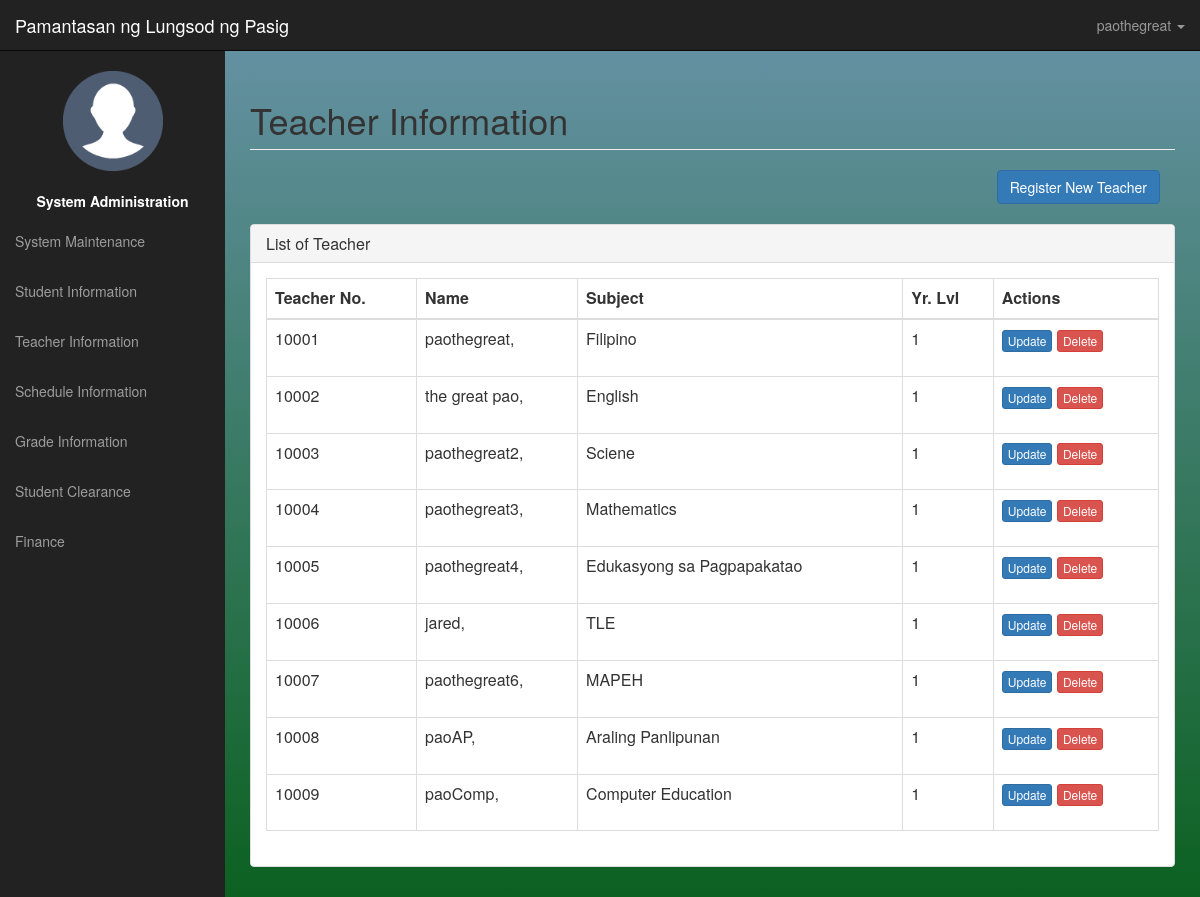
The app's page /admin-panel/teacher.php (signed in), older data.
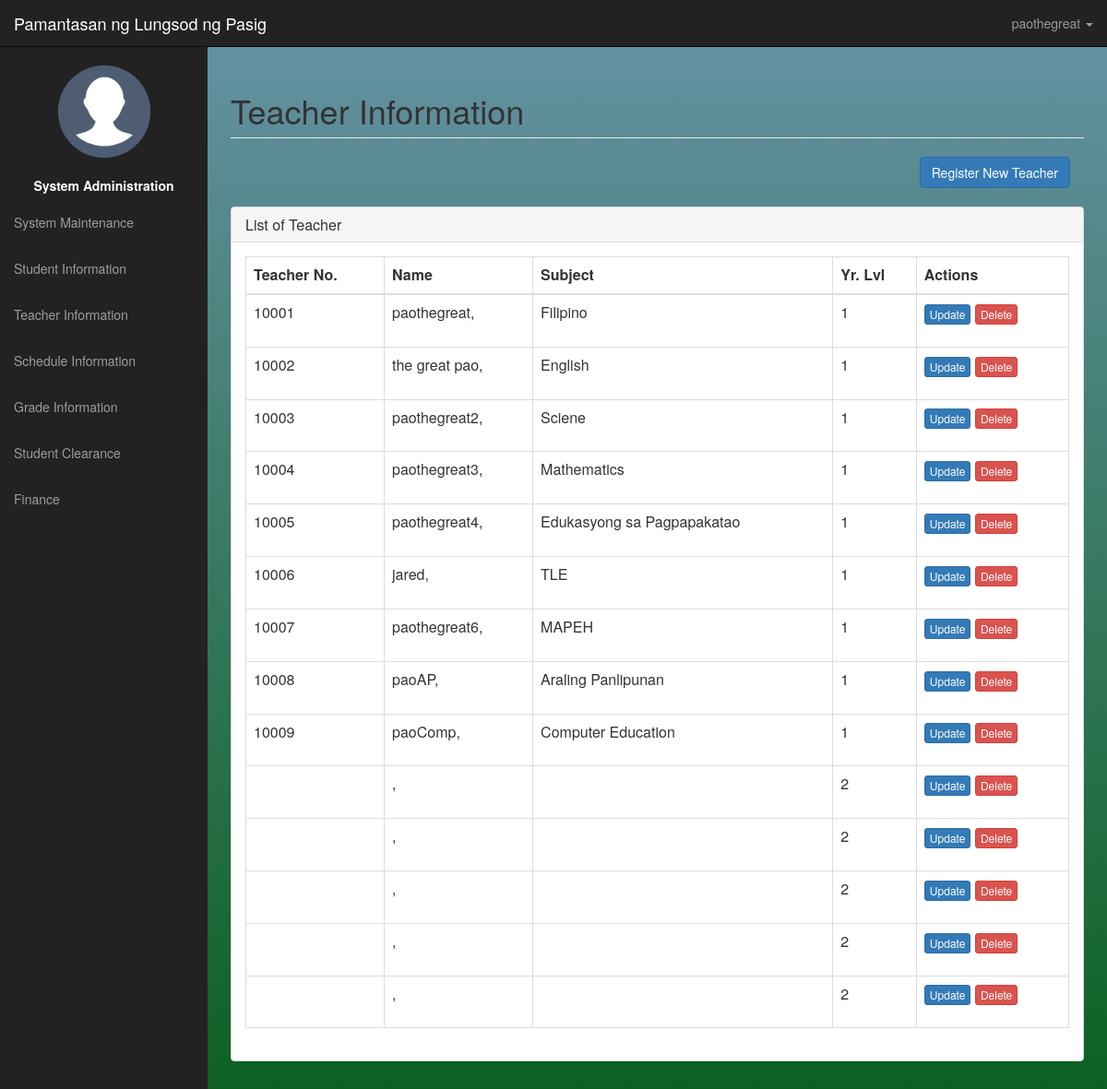
The same page, newer data.
### tables this page shows
CREATE TABLE `information` (
  `InformationKey` int(11) NOT NULL,
  `SchoolName` varchar(255) NOT NULL,
  `SchoolLogo` varchar(250) NOT NULL,
  `SchoolMission` varchar(500) NOT NULL,
  `SchoolVision` varchar(500) NOT NULL,
  `SchoolHymn` varchar(500) NOT NULL
);

CREATE TABLE `stg_teacher` (
  `TeacherKey` int(11) NOT NULL,
  `TeacherNo` varchar(8) NOT NULL,
  `LastName` varchar(100) NOT NULL,
  `FirstName` varchar(100) NOT NULL,
  `MiddleName` varchar(100) NOT NULL DEFAULT '',
  `Address` varchar(255) NOT NULL,
  `ContactNo` varchar(13) DEFAULT NULL,
  `DOB` date NOT NULL,
  `YearLevelKey` int(11) NOT NULL,
  `SubjectKey` int(5) NOT NULL,
  `SubjectDescKey` int(11) NOT NULL,
  `CivilStatusKey` int(11) NOT NULL,
  `username` varchar(100) NOT NULL,
  `password` varchar(100) NOT NULL
);

CREATE TABLE `stg_subjectdesc` (
  `SubjectDescKey` int(11) NOT NULL,
  `SubjectCode` varchar(50) NOT NULL,
  `SubjectDescription` varchar(50) NOT NULL,
  `SubjectKey` varchar(50) NOT NULL
);

### admin-panel/scripts/script-complete.php (called while the page is built, shortened)
<?php
function exexSQLget($sql){
	include("config.php");
	$result = mysqli_query($conn,$sql)or die(mysqli_error($conn));
	if(mysqli_num_rows($result)>0){
		return $result;
	}
}
?>

### admin-panel/teacher.php (the view)
<div id="wrapper">
<?php
	include("ui-navigation.php");
	include("DatatableLib.php");
?>
<div id="page-wrapper">
	<div class="container-fluid">
        <div class="row">
			<div class="col-lg-12">
				<h1 class="page-header">
					Teacher Information
                </h1>
            </div>
        </div>
		<?php
			include("config.php");
			$sql = "select *,concat(LastName, ', ', FirstName, ' ',left(MiddleName,1)) as FullName,stg_SubjectDesc.SubjectDescription as sbj from stg_teacher
					left join stg_subjectdesc
					on stg_teacher.SubjectDescKey = stg_subjectdesc.SubjectDescKey";
			$result = mysqli_query($conn,$sql) or die(mysqli_error($conn));
		?>
		<div class="row">
			<div class="col-lg-12">
				<div class="col-lg-10 pull-right">
					<a class="btn btn-primary pull-right" href="teacherDetails.php">Register New Teacher</a>
				</div>
			</div>
		</div>
		<br/>
		<div class="row">
			<div class="col-lg-12">
				<div class="panel panel-default">
					<div class="panel-heading">
						<h3 class="panel-title"><i class="fa fa-bar-chart-o fa-fw"></i>List of Teacher</h3>
					</div>
					<div class="panel-body">
						<table class="table table-bordered" id="mpTable">
							<thead>
								<th>Teacher No.</th>
								<th>Name</th>
								<th>Subject</th>
								<th>Yr. Lvl</th>
								<th>Actions</th>
                            </thead>
							<tbody>
									<?php
										if(mysqli_num_rows($result) > 0){
											while($row = mysqli_fetch_assoc($result)){
												$id = $row['TeacherKey'];
									?>
									<tr>
									<td><?php echo $row['TeacherNo'];?></td>
									<td><?php echo $row['FullName'];?></td>
									<td><?php echo $row['sbj'];?></td>
									<td><?php echo $row['YearLevelKey'];?></td>
									<td>
										<form method="post" action=<?php echo 'script-delete.php?id='. $id . "&type=teacher&loc=" . $_SERVER['REQUEST_URI']?>>
											<a class="btn btn-primary btn-xs" href="<?php echo 'teacherDetails.php?key='.$id?>">Update</a>
											<input class="btn btn-danger btn-xs" type="submit" value="Delete" onClick="return confirm('Are you sure you want to delete this?');" />
										</form>
									</td>
									</tr>
									<?php
											}
										}
									?>
							</tbody>
						</table>
					</div>
				</div>
			</div>
		</div>
    </div>
</div>
</div>

### admin-panel/ui-navigation.php (shortened to what this page needs)
<?php
    include("scripts/script-complete.php");
	$name = ($_SESSION['name']);
    $sql = "select * from information";
    $row = mysqli_fetch_array(exexSQLget($sql));
?>
<html lang="en">
  <head>
    <link href="../css/bootstrap.min.css" rel="stylesheet">
	<link href="../config/css/sb-admint.css" rel="stylesheet">
	<link href="../config/css/custom.css" rel="stylesheet">
  </head>
	<nav class="navbar navbar-inverse navbar-fixed-top" role="navigation">
            <div class="navbar-header">
                <a class="navbar-brand" href="index.html"><?php echo $row['SchoolName']; ?></a>
            </div>
            <ul class="nav navbar-right top-nav">
                <li class="dropdown">
                    <a href="#" class="dropdown-toggle" data-toggle="dropdown"><i class="fa fa-user"></i> <?php echo $name; ?> <b class="caret"></b></a>
                </li>
            </ul>
            <div class="collapse navbar-collapse navbar-ex1-collapse">
                <ul class="nav navbar-nav side-nav">
					<center>
					<li>
							<br>
							<img  src="../img/def.png" width=100px height=100px/>
							<br><br>
							<label><font color=white>System Administration</font></label>
							<br>
					</li>
					</center>
					<li>
                        <a href="dashboard.php"><i class="fa fa-fw fa-bar-chart-o"></i> System Maintenance</a>
                    </li>
                    <li>
                        <a href="student.php"><i class="fa fa-fw fa-bar-chart-o"></i> Student Information</a>
                    </li>
                    <li>
                        <a href="teacher.php"><i class="fa fa-fw fa-table"></i> Teacher Information</a>
                    </li>
					<li>
                        <a href="schedule.php"><i class="fa fa-fw fa-table"></i> Schedule Information</a>
                    </li>
					<li>
                        <a href="grade.php"><i class="fa fa-fw fa-table"></i> Grade Information</a>
                    </li>
                    <li>
                        <a href="clearance.php"><i class="fa fa-fw fa-edit"></i> Student Clearance </a>
                    </li>
                    <li>
                        <a href="finance.php"><i class="fa fa-fw fa-edit"></i> Finance</a>
                    </li>
                </ul>
            </div>
        </nav>

### admin-panel/DatatableLib.php (shortened to what this page needs)
<link href="https://cdn.datatables.net/1.10.15/css/dataTables.bootstrap.min.css" rel="stylesheet">

### config/css/sb-admint.css (style rules this page uses)
#wrapper { padding-left: 0; }
#page-wrapper { width: 100%; padding: 0; }
@media (min-width:768px) { #wrapper { padding-left: 225px; } }
@media (min-width:768px) { #page-wrapper { padding: 10px; } }
.top-nav { padding: 0 15px; }
.top-nav>li { display: inline-block; float: left; }
.top-nav>li>a { padding-top: 15px; padding-bottom: 15px; line-height: 20px; color: #999; }
@media (min-width:768px) { .side-nav { position: fixed; top: 51px; left: 225px; width: 225px; margin-left: -225px; border: none; border-radius: 0; overflow-y: auto; background-color: #222; bottom: 0; overflow-x: hidden; padding-bottom: 40px; } }
@media (min-width:768px) { .side-nav>li>a { width: 225px; } }

### config/css/custom.css (style rules this page uses)
html,body { #background-image: linear-gradient(rgb(100, 145, 162), rgb(12, 97, 33)); #background: red; background-repeat:no-repeat; height:100%; }
div#wrapper { background-image: linear-gradient(rgb(100, 145, 162), rgb(12, 97, 33)); #background-color: #222222; }

Row changes from the older to the newer data that the page shows:
added stg_teacher: FullName ",", YearLevelKey "2"
added stg_teacher: FullName ",", YearLevelKey "2"
added stg_teacher: FullName ",", YearLevelKey "2"
added stg_teacher: FullName ",", YearLevelKey "2"
added stg_teacher: FullName ",", YearLevelKey "2"
